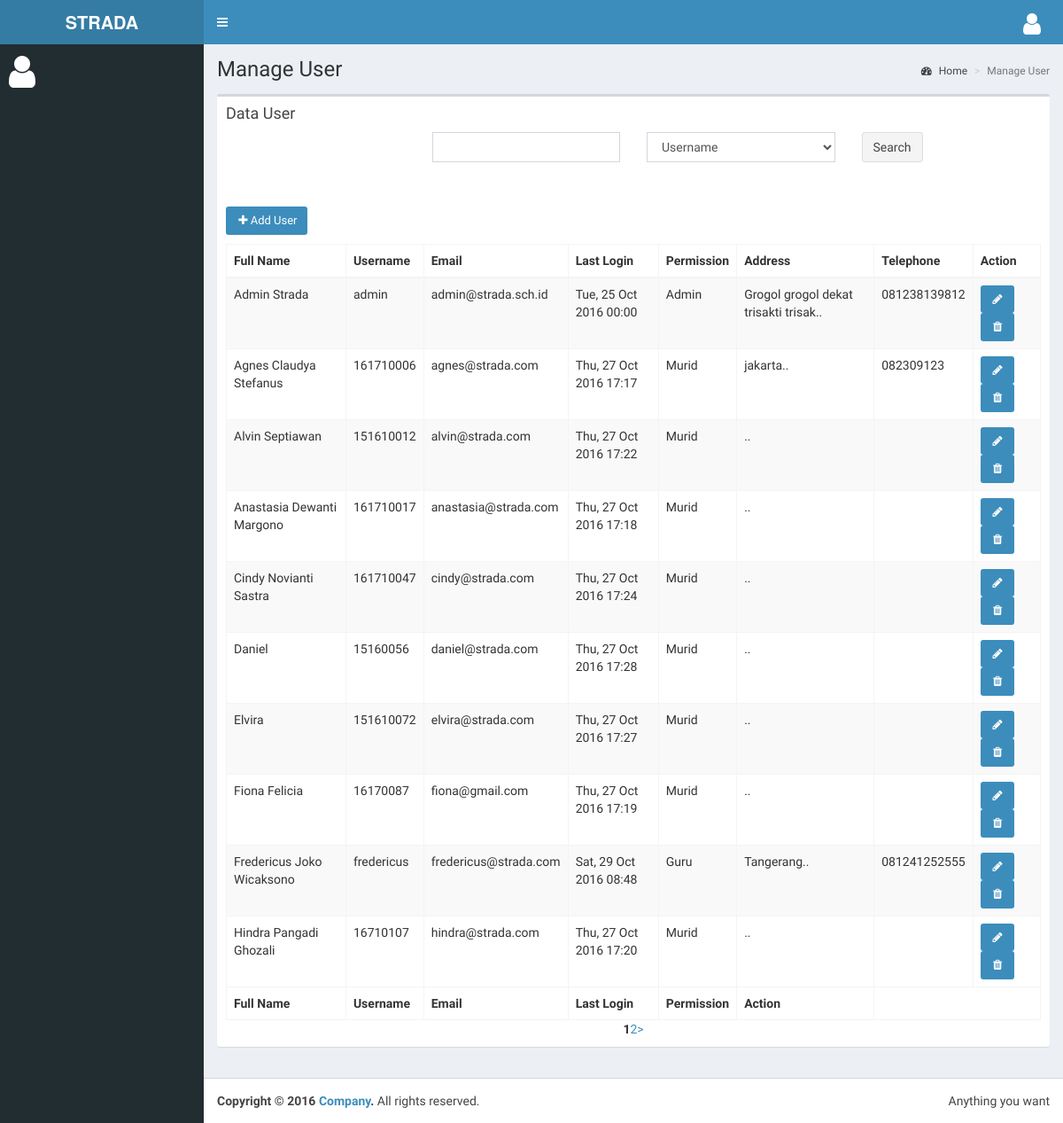
The page /index.php/user/manage_user on the database its author committed.
### tables this page shows
CREATE TABLE IF NOT EXISTS `st_user` (
  `id_user` int(11) NOT NULL AUTO_INCREMENT,
  `username` varchar(20) NOT NULL,
  `password` char(32) NOT NULL,
  `email` varchar(100) NOT NULL,
  `last_login` datetime NOT NULL,
  `date_input` datetime NOT NULL,
  `permission` tinyint(2) NOT NULL COMMENT '1 : Admin, 2 : Murid, 3 : Guru',
  `full_name` varchar(100) NOT NULL,
  `address` varchar(100) NOT NULL,
  `telephone` varchar(100) NOT NULL,
  `birthday` date NOT NULL,
  `gender` tinyint(1) NOT NULL COMMENT '1: Male, 2: Female',
  PRIMARY KEY (`id_user`)
);

### application/controllers/User.php (called while the page is built, shortened)
<?php
class User extends CI_Controller {
	public function __construct(){
		$this->load->model('muser','mus');
    $this->load->library('pagination');
	}
  function manage_user(){
    $data['title_web'] = 'View All User | Adminpanel Strada';
    $data['path_content'] = 'admin/user/manage_user';
		$this->form_validation->set_rules('search','Search','required');
		if(!$this->form_validation->run()){
    $perpage = 10;
    $this->load->library('pagination');
    $config['base_url'] = base_url($this->uri->segment(1).'/user/manage_user/');
    $config['total_rows'] = $this->mod->countData('user');
    $config['per_page'] = $perpage;
    $config['uri_segment'] = 3;
    $choice = $config['total_rows']/$config['per_page'] = $perpage;
    $config['num_links'] = round($choice);
    $config['use_page_numbers'] = TRUE;
    $this->pagination->initialize($config);
    $page = ($this->uri->segment(3))? $this->uri->segment(4) : 0;
    $data['results'] = $this->mus->fetchUser($config['per_page'],$page,$this->uri->segment(3));
    $data['links'] = $this->pagination->create_links();
    $data['total_rows'] = $this->mod->countData('user');
    $this->load->view('admin/index',$data);
		}
		else{
			$data['results'] = $this->mus->fetchUserSearch($_POST);
			$data['links'] = false;
			$this->load->view('admin/index',$data);
		}
  }
}
?>

### index.php (called while the page is built, shortened)
<?php
require_once BASEPATH.'core/CodeIgniter.php';

### application/models/Muser.php (called while the page is built, shortened)
<?php
class Muser extends CI_Model {
  function fetchUser($limit,$start,$pagenumber) {
    if($pagenumber!="")
      $this->db->limit($limit,($pagenumber*$limit)-$limit);
    else
      $this->db->limit($limit,$start);
    $this->db->order_by('full_name','ASC');
    $query = $this->db->get('user');
    if($query->num_rows()>0){
      return $query->result();
    }
    else return FALSE;
  }
}

### application/views/admin/user/manage_user.php (the view)
<div class="content-wrapper">
  <section class="content-header">
    <h1>
      Manage User
    </h1>
    <ol class="breadcrumb">
      <li><a href="#"><i class="fa fa-dashboard"></i> Home</a></li>
      <li class="active">Manage User</li>
    </ol>
  </section>
  <section class="content">
<div class="box">
  <div class="box-header">
    <h3 class="box-title">Data User</h3>
  </div>
  <div class="row" style="margin-bottom:10px">
    <form method="POST" action="">
    <div class="col-md-3">
    </div>
    <div class="col-md-3">
      <input type="text" name="search" class="form-control"><br />
    </div>
    <div class="col-md-3">
      <?php
        $options = array(
              'username'=>'Username',
              'full_name'=> 'Full Name',
              'email' => 'Email'
            );
        echo form_dropdown('by',$options,set_value('by'),"class='form-control'");
      ?><br />
    </div>
    <div class="col-md-3">
      <button type="submit"class="btn btn-default">Search</button><br />
    </div>
  </form>
  </div>
  <div class="box-body">
  <a class="btn btn-sm vcd-btn-primary btn-rd" style="margin:10px 0" href="<?php echo base_url($this->uri->segment(1).'/add-user')?>" role="button">
      <i class="fa fa-plus fa-fw" aria-hidden="true"></i>Add User
    </a>
    <table id="example1" class="table table-responsive table-bordered table-striped">
    <thead>
      <tr>
        <th>Full Name</th>
        <th>Username</th>
        <th>Email</th>
        <th>Last Login</th>
        <th>Permission</th>
        <th>Address</th>
        <th>Telephone</th>
        <th>Action</th>
      </tr>
    </thead>
    <tbody>
      <?php
        if($results!=FALSE){
          foreach ($results as $rows) {
            ?>
            <tr>
              <td><?php echo $rows->full_name ?></td>
              <td><?php echo $rows->username ?></td>
              <td><?php echo $rows->email ?></td>
              <td><?php echo date('D, d M Y H:i',strtotime($rows->last_login)) ?></td>
              <td><?php if($rows->permission==1) echo "Admin"; elseif($rows->permission==2) echo "Guru"; elseif($rows->permission==3) echo "Murid";?></td>
              <td><?php echo substr($rows->address,0,35) ?>..</td>
              <td><?php echo $rows->telephone?></td>
              <td>
          <a class="btn btn-sm vcd-btn-primary btn-rd" href="<?php echo base_url($this->uri->segment(1).'/edit-user/'.$rows->id_user)?>" role="button">
            <i class="fa fa-pencil fa-fw" aria-hidden="true"></i>
          </a>
          <a class="btn btn-sm vcd-btn-primary btn-rd" href="<?php echo base_url($this->uri->segment(1).'/delete-user/'.$rows->id_user)?>" role="button">
            <i class="fa fa-trash fa-fw" aria-hidden="true"></i>
          </a>
        </td>
      </tr>
      <?php
      }
    }
      ?>
  </tbody>
    <tfoot>
      <tr>
        <th>Full Name</th>
        <th>Username</th>
        <th>Email</th>
        <th>Last Login</th>
        <th>Permission</th>
        <th>Action</th>
      </tr>
    </tfoot>
    </table>
    <center>
      <?php
          echo $links;
          ?>
    </center>
  </div>
</div>
  </section>
</div>

### application/views/admin/index.php (shortened to what this page needs)
<!DOCTYPE html>
<html>
<head>
  <?php $this->load->view('admin/common/header');?>
</head>
<body class="hold-transition skin-blue sidebar-mini">
<div class="wrapper">
  <?php $this->load->view('admin/common/mainheader');?>
  <?php $this->load->view('admin/common/sidebar');?>
  <?php $this->load->view($path_content);?>
  <footer class="main-footer">
    <div class="pull-right hidden-xs">
      Anything you want
    </div>
    <strong>Copyright &copy; 2016 <a href="#">Company</a>.</strong> All rights reserved.
  </footer>
</div>
</body>
</html>

### application/views/admin/common/header.php (shortened to what this page needs)
<link rel="stylesheet" href="<?php echo base_url('asset/asset_default/bootstrap/css/bootstrap.min.css')?>">
<link rel="stylesheet" href="https://cdnjs.cloudflare.com/ajax/libs/font-awesome/4.5.0/css/font-awesome.min.css">
<link rel="stylesheet" href="https://cdnjs.cloudflare.com/ajax/libs/ionicons/2.0.1/css/ionicons.min.css">
<link rel="stylesheet" href="<?php echo base_url('asset/asset_default/dist/css/AdminLTE.min.css')?>">
<link rel="stylesheet" href="<?php echo base_url('asset/asset_default/dist/css/skins/skin-blue.min.css')?>">
<link rel="stylesheet" href="<?php echo base_url('asset/asset_default/default.css')?>">
<link rel="stylesheet" href="<?php echo base_url('asset/asset_default/plugins/timepicker/bootstrap-timepicker.min.css')?>">
  <link rel="stylesheet" href="<?php echo base_url('asset/asset_default/plugins/datepicker/datepicker3.css')?>">
  <link rel="stylesheet" href="<?php echo base_url('asset/asset_default/plugins/fullcalendar/fullcalendar.min.css')?>">
  <link rel="stylesheet" href="<?php echo base_url('asset/asset_default/plugins/fullcalendar/fullcalendar.print.css')?>" media="print">
<link rel="stylesheet" href="//code.jquery.com/ui/1.12.1/themes/base/jquery-ui.css">

### application/views/admin/common/mainheader.php (shortened to what this page needs)
<header class="main-header">
  <a href="index2.html" class="logo">
    <span class="logo-lg"><b>STRADA</b></span>
  </a>
  <nav class="navbar navbar-static-top" role="navigation">
    <a href="#" class="sidebar-toggle" data-toggle="offcanvas" role="button">
    </a>
    <div class="navbar-custom-menu">
      <ul class="nav navbar-nav">
        <li class="dropdown user user-menu">
          <a href="#" class="dropdown-toggle" data-toggle="dropdown">
            <i class="fa fa-user fa-2x fa-inverse user-image"></i>
          </a>
        </li>
      </ul>
    </div>
  </nav>
</header>

### application/views/admin/common/sidebar.php (shortened to what this page needs)
<aside class="main-sidebar">
  <section class="sidebar">
    <div class="user-panel">
      <div class="pull-left image">
        <i class="fa fa-user fa-3x fa-inverse"></i>
      </div>
      <div class="pull-left info">
      </div>
    </div>
  </section>
</aside>

### asset/asset_default/default.css (style rules this page uses)
.btn-rd { background-color:#3c8dbc; color:#fff; font-size:13px; }

### rows shown on the page
st_user: full_name "Admin Strada", username "admin", email "admin@strada.sch.id", last_login "Tue, 25 Oct 2016 00:00", permission "Admin", address "Grogol grogol dekat trisakti trisak", telephone "081238139812"
st_user: full_name "Agnes Claudya Stefanus", username "161710006", email "agnes@strada.com", last_login "Thu, 27 Oct 2016 17:17", permission "Murid", address "jakarta", telephone "082309123"
st_user: full_name "Alvin Septiawan", username "151610012", email "alvin@strada.com", last_login "Thu, 27 Oct 2016 17:22", permission "Murid"
st_user: full_name "Anastasia Dewanti Margono", username "161710017", email "anastasia@strada.com", last_login "Thu, 27 Oct 2016 17:18", permission "Murid"
st_user: full_name "Cindy Novianti Sastra", username "161710047", email "cindy@strada.com", last_login "Thu, 27 Oct 2016 17:24", permission "Murid"
st_user: full_name "Daniel", username "15160056", email "daniel@strada.com", last_login "Thu, 27 Oct 2016 17:28", permission "Murid"
st_user: full_name "Elvira", username "151610072", email "elvira@strada.com", last_login "Thu, 27 Oct 2016 17:27", permission "Murid"
st_user: full_name "Fiona Felicia", username "16170087", email "fiona@gmail.com", last_login "Thu, 27 Oct 2016 17:19", permission "Murid"
st_user: full_name "Fredericus Joko Wicaksono", username "fredericus", email "fredericus@strada.com", last_login "Sat, 29 Oct 2016 08:48", permission "Guru", address "Tangerang", telephone "081241252555"
st_user: full_name "Hindra Pangadi Ghozali", username "16710107", email "hindra@strada.com", last_login "Thu, 27 Oct 2016 17:20", permission "Murid"

### other values the page prints
$links "1 2 >"
